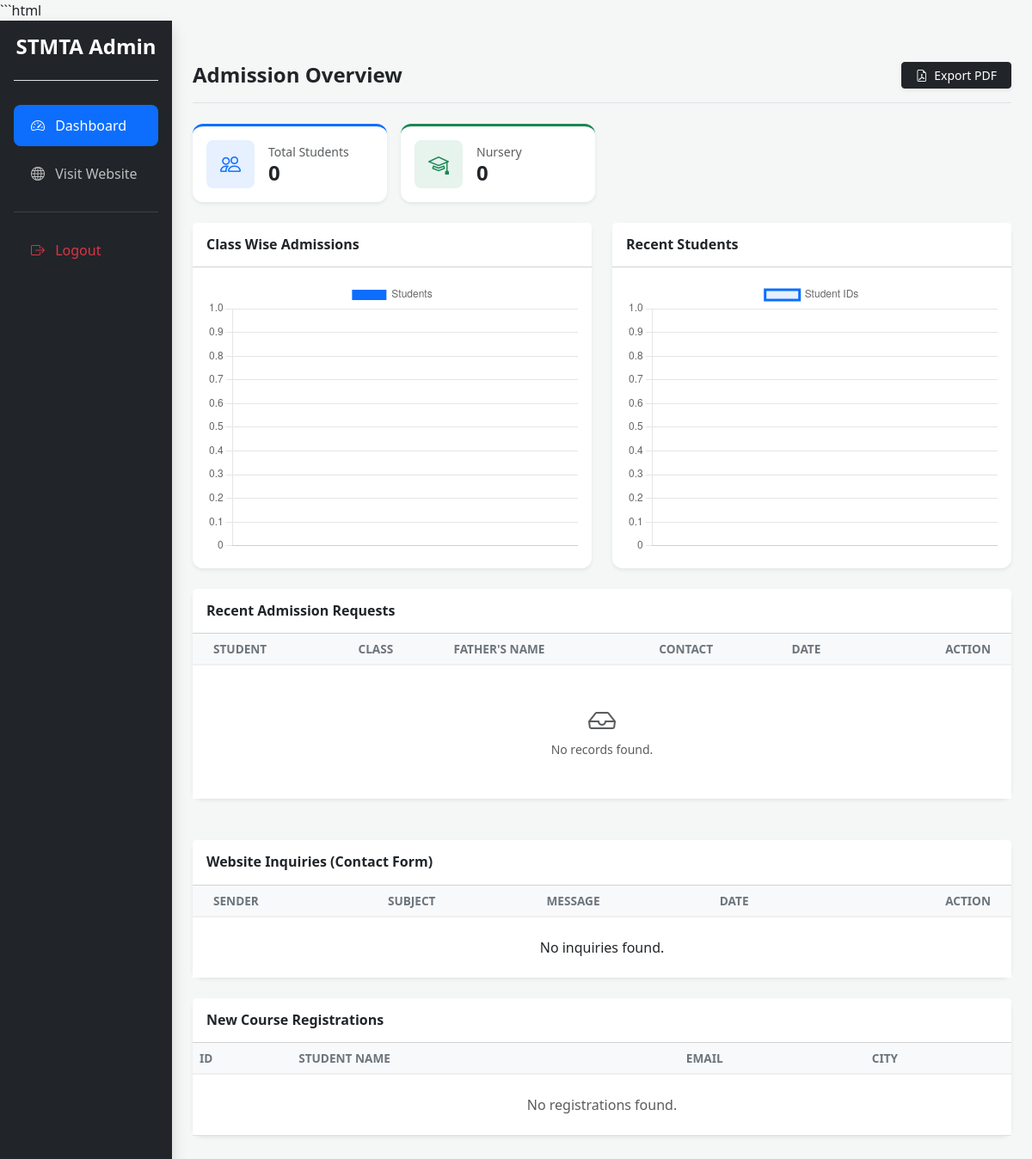
Before: /dashboard/ (signed in) with the older database file.
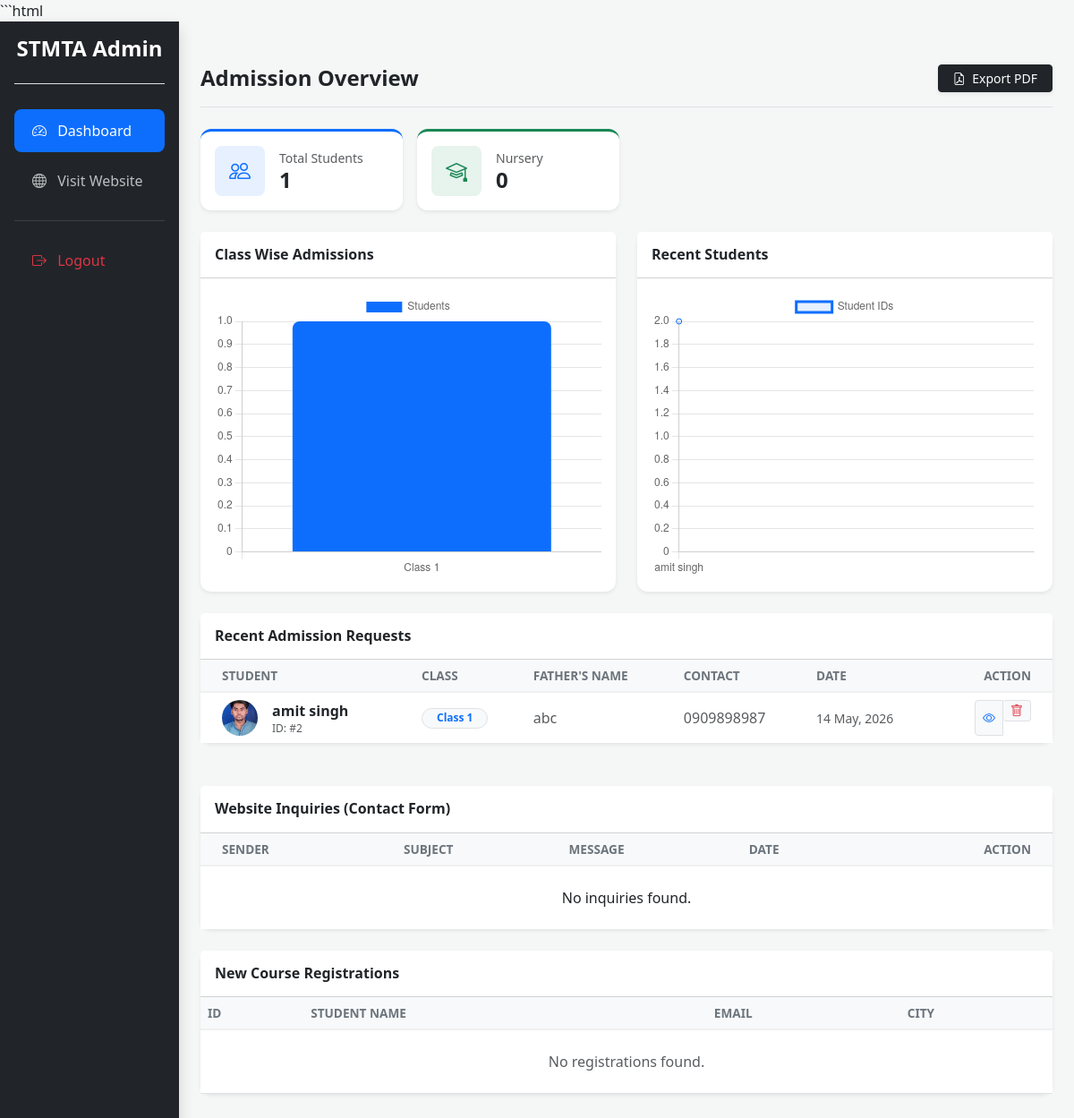
After: the same page with the newer database file.
### hbpage/models.py (models this page shows, shortened)
class Admission(models.Model):
    GENDER_CHOICES = [('Male', 'Male'), ('Female', 'Female'), ('Other', 'Other')]
    student_photo = models.ImageField(upload_to='students/photos/', blank=True, null=True)
    student_name = models.CharField(max_length=100)
    father_name = models.CharField(max_length=100)
    mother_name = models.CharField(max_length=100)
    phone = models.CharField(max_length=15)
    adhar_no = models.CharField(max_length=12, blank=True, null=True) # Aadhaar field
    address = models.TextField()
    admission_class = models.CharField(max_length=20)
    admission_date = models.DateField(default=timezone.now)
    gender = models.CharField(max_length=10, choices=GENDER_CHOICES)
    dob = models.DateField()
    submitted_at = models.DateTimeField(auto_now_add=True)

### hbpage/views.py (the view)
# urls.py: path('dashboard/', dashboardPage, name="dashboard"),
@login_required(login_url='login')
def dashboardPage(request):
    admissions = Admission.objects.all().order_by("-id")
    total_count = admissions.count()
    registrations = StudentRegistration.objects.all().order_by('-id')
    nursery_count = admissions.filter(admission_class="Nursery").count()
    inquiries = ContactInquiry.objects.all().order_by('-id')
    class_data = (
        Admission.objects
        .values('admission_class')
        .annotate(total=Count('id'))
        .order_by('admission_class')
    )
    class_labels = [item['admission_class'] for item in class_data]
    class_totals = [item['total'] for item in class_data]
    recent_students = (
        Admission.objects
        .order_by('-submitted_at')[:7]
    )
    student_names = [student.student_name for student in recent_students]
    student_ids = [student.id for student in recent_students]
    context = {
        "admissions": admissions,
        'registrations': registrations,
        "total_count": total_count,
        "nursery_count": nursery_count,
        "inquiries": inquiries,
        "class_labels": class_labels,
        "class_totals": class_totals,
        "student_names": student_names,
        "student_ids": student_ids,
    }
    return render(request, "dashboard/index.html", context)

### templates/dashboard/index.html (shortened to what the changed rows need)
{% extends "dashboard/layout.html" %}
{% block dashboard_content %}
<div class="d-flex justify-content-between align-items-center pt-4 pb-3 mb-4 border-bottom">
    <h1 class="h4 fw-bold mb-0 text-dark">
        Admission Overview
    </h1>
</div>
<div class="row g-3 mb-4">
    <div class="col-md-6 col-lg-3">
        <div class="card border-0 shadow-sm"
             style="border-top:3px solid #0d6efd !important;">
            <div class="card-body d-flex align-items-center p-3">
                <div>
                    <p class="small text-muted mb-0">
                        Total Students
                    </p>
                    <h4 class="fw-bold mb-0">
                        {{ total_count }}
                    </h4>
                </div>
            </div>
        </div>
    </div>
</div>
<div class="row g-4 mb-4">
    <div class="col-lg-6">
        <div class="card border-0 shadow-sm h-100">
            <div class="card-body" style="height:350px;">
                <canvas id="classChart"></canvas>
            </div>
        </div>
    </div>
    <div class="col-lg-6">
        <div class="card border-0 shadow-sm h-100">
            <div class="card-body" style="height:350px;">
                <canvas id="studentChart"></canvas>
            </div>
        </div>
    </div>
</div>
<div class="card border-0 shadow-sm mb-5">
    <div class="table-responsive">
        <table class="table table-hover table-borderless align-middle mb-0">
            <thead class="table-light text-muted small">
                <tr>
                    <th class="ps-4">STUDENT</th>
                    <th>CLASS</th>
                    <th>FATHER'S NAME</th>
                    <th>CONTACT</th>
                    <th>DATE</th>
                    <th class="text-end pe-4">ACTION</th>
                </tr>
            </thead>
            <tbody>
                {% for student in admissions %}
                <tr>
                    <td class="ps-4">
                        <div class="d-flex align-items-center">
                            {% if student.student_photo %}
                                <img src="{{ student.student_photo.url }}"
                                     class="rounded-circle me-3"
                                     width="40"
                                     height="40"
                                     style="object-fit:cover;">
                            {% else %}
                                <div class="bg-light rounded-circle me-3 text-secondary d-flex align-items-center justify-content-center"
                                     style="width:40px;height:40px;">
                                    <i class="bi bi-person"></i>
                                </div>
                            {% endif %}
                            <div>
                                <div class="fw-semibold text-dark">
                                    {{ student.student_name }}
                                </div>
                                <div class="text-muted"
                                     style="font-size:0.75rem;">
                                    ID: #{{ student.id }}
                                </div>
                            </div>
                        </div>
                    </td>
                    <td>
                        <span class="badge rounded-pill bg-light text-primary border px-3">
                            {{ student.admission_class }}
                        </span>
                    </td>
                    <td class="text-muted">
                        {{ student.father_name }}
                    </td>
                    <td class="text-muted">
                        {{ student.phone }}
                    </td>
                    <td class="small text-muted">
                        {{ student.submitted_at|date:"d M, Y" }}
                    </td>
                    <td class="text-end pe-4">
                        <div class="btn-group">
                            <button class="btn btn-sm btn-light border"
                                    data-bs-toggle="modal"
                                    data-bs-target="#studentModal{{ student.id }}">
                                <i class="bi bi-eye text-primary"></i>
                            </button>
                            <form action="{% url 'delete_admission' student.id %}"
                                  method="POST"
                                  class="d-inline"
                                  onsubmit="return confirm('Delete this application?');">
                                <button type="submit"
                                        class="btn btn-sm btn-light border border-start-0">
                                    <i class="bi bi-trash text-danger"></i>
                                </button>
                            </form>
                        </div>
                    </td>
                </tr>
                {% empty %}
                <tr>
                    <td colspan="6" class="text-center py-5">
                        <i class="bi bi-inbox text-muted fs-2 d-block mb-2"></i>
                        <span class="text-muted small">
                            No records found.
                        </span>
                    </td>
                </tr>
                {% endfor %}
            </tbody>
        </table>
    </div>
</div>
{% include "dashboard/contact_table.html" %}
{% include "dashboard/signupqueries.html" %}
<script>
document.addEventListener("DOMContentLoaded", function () {
    // CLASS BAR CHART
    const classCtx = document.getElementById('classChart');
    new Chart(classCtx, {
        type: 'bar',
        data: {
            labels: {{ class_labels|safe }},
            datasets: [{
                label: 'Students',
                data: {{ class_totals|safe }},
                backgroundColor: [
                    '#0d6efd',
                    '#198754',
                    '#ffc107',
                    '#dc3545',
                    '#6f42c1',
                    '#20c997'
                ],
                borderRadius: 8
            }]
        },
        options: {
            responsive: true,
            maintainAspectRatio: false,
            scales: {
                y: {
                    beginAtZero: true
                }
            }
        }
    });
    // STUDENT LINE CHART
    const studentCtx = document.getElementById('studentChart');
    new Chart(studentCtx, {
        type: 'line',
        data: {
            labels: {{ student_names|safe }},
            datasets: [{
                label: 'Student IDs',
                data: {{ student_ids|safe }},
                borderColor: '#0d6efd',
                backgroundColor: 'rgba(13,110,253,0.1)',
                fill: true,
                tension: 0.4
            }]
        },
        options: {
            responsive: true,
            maintainAspectRatio: false,
            scales: {
                y: {
                    beginAtZero: true
                }
            }
        }
    });
});
</script>
{% endblock %}

Changed rows visible on the page:
added Admission: student_photo (picture), student_name "amit singh", id "2", admission_class "Class 1", father_name "abc", phone "0909898987", submitted_at "14 May, 2026"
Other visible differences:
{{ total_count }}: "0" → "1"
chart data {{ class_labels|safe }}: [] → ['Class 1']
chart data {{ class_totals|safe }}: [] → [1]
chart data {{ student_names|safe }}: [] → ['amit singh']
chart data {{ student_ids|safe }}: [] → [2]
text no longer shown: "No records found."
